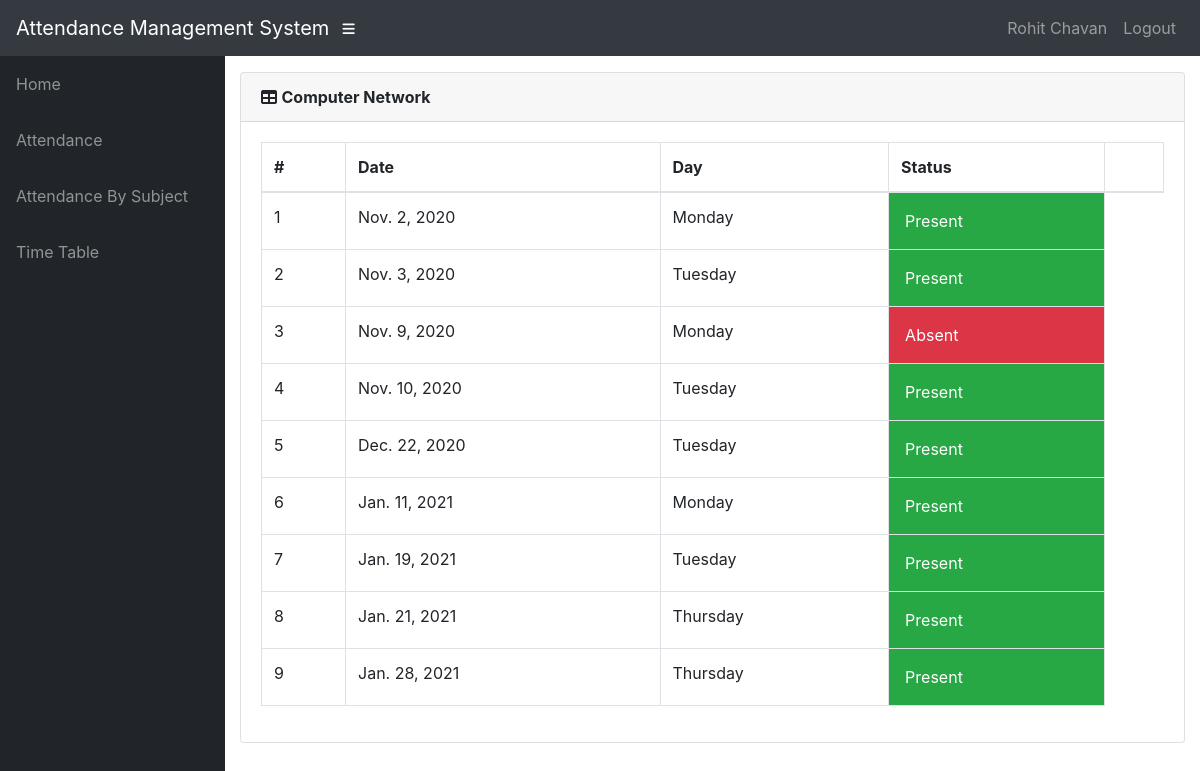
The page /info/student/tu3f1920001/CSC503/attendance/ (signed in) on the database its author committed.
### info/models.py (models this page shows, shortened)
class User(AbstractUser):
    @property
    def is_student(self):
        if hasattr(self, 'student'):
            return True
        return False

class Student(models.Model):
    user = models.OneToOneField(User, on_delete=models.CASCADE, null=True)
    class_id = models.ForeignKey(Class, on_delete=models.CASCADE, default=1)
    USN = models.CharField(primary_key='True', max_length=100)
    name = models.CharField(max_length=200)
    sex = models.CharField(max_length=50, choices=sex_choice, default='Male')
    DOB = models.DateField(default='1998-01-01')

class Course(models.Model):
    dept = models.ForeignKey(Dept, on_delete=models.CASCADE)
    id = models.CharField(primary_key='True', max_length=50)
    name = models.CharField(max_length=50)
    shortname = models.CharField(max_length=50, default='X')

class Attendance(models.Model):
    course = models.ForeignKey(Course, on_delete=models.CASCADE)
    student = models.ForeignKey(Student, on_delete=models.CASCADE)
    attendanceclass = models.ForeignKey(AttendanceClass, on_delete=models.CASCADE, default=1)
    date = models.DateField(default='2018-10-23')
    status = models.BooleanField(default='True')

### info/views.py (the view)
# urls.py: path('student/<slug:stud_id>/<slug:course_id>/attendance/', views.attendance_detail, name='attendance_detail'),
@login_required()
def attendance_detail(request, stud_id, course_id):
    stud = get_object_or_404(Student, USN=stud_id)
    cr = get_object_or_404(Course, id=course_id)
    att_list = Attendance.objects.filter(course=cr, student=stud).order_by('date')
    return render(request, 'info/att_detail.html', {'att_list': att_list, 'cr': cr})

### info/templates/info/att_detail.html (shortened to what this page needs)
{% extends 'info/base.html' %}
    {% block content %}
        <div class="card mb-3">
            <div class="card-header">
              <i class="fas fa-table"></i>
            <strong>{{ cr.name }}</strong></div>
            <div class="card-body">
              <div class="table-responsive">
                <table class="table table-bordered" id="dataTable" width="100%" cellspacing="0">
                  <thead>
                    <tr>
                        <th>#</th>
                        <th>Date</th>
                        <th>Day</th>
                        <th>Status</th>
                        <th></th>
                    </tr>
                  </thead>
                  <tbody>
                        {% for a in att_list %}
                        <tr class="row100 body">
                            <td>{{ forloop.counter }}</td>
                            <td>{{ a.date }}</td>
                            <td>{{ a.date|date:"l" }}</td>
                            {% if a.status %}
                            <td class="p-3 mb-2 bg-success text-white">Present </td>
                            {% else %}
                            <td class="p-3 mb-2 bg-danger text-white">Absent <span class="glyphicon glyphicon-thumbs-down"></span</td>
                            {% endif %}
                        </tr>
                    {% empty %}
                            <p>student has no attendance</p>
                    {% endfor %}
                  </tbody>
                </table>
              </div>
            </div>
          </div>
    {% endblock %}

### info/templates/info/base.html (shortened to what this page needs)
<!DOCTYPE html>
<html lang="en">
  <head>
      {% load static %}
    <link href="{% static '/info/bootstrap/vendor/bootstrap/css/bootstrap.min.css' %}" rel="stylesheet">
    <link href="{% static '/info/bootstrap/vendor/fontawesome-free/css/all.min.css' %}" rel="stylesheet" type="text/css">
    <link href="{% static '/info/bootstrap/vendor/datatables/dataTables.bootstrap4.css' %}" rel="stylesheet">
    <link href="{% static '/info/bootstrap/css/sb-admin.css' %}" rel="stylesheet">
  </head>
  <body id="page-top">
    <nav class="navbar navbar-expand navbar-dark bg-dark static-top">
      <a class="navbar-brand mr-1" href="{% url 'index' %}">Attendance Management System</a>
      <button class="btn btn-link btn-sm text-white order-1 order-sm-0" id="sidebarToggle" href="#">
        <i class="fas fa-bars"></i>
      </button>
        <div class="collapse navbar-collapse" id="navbarResponsive">
          <ul class="navbar-nav ml-auto">
            <li class="nav-item">
                {% if request.user.is_student %}
                    <a class="nav-link text-capitalize">{{ request.user.student.name }}</a>
                {% elif request.user.is_teacher %}
                    <a class="nav-link text-capitalize">{{ request.user.teacher.name }}</a>
                {% endif %}
            </li>
            <li class="nav-item">
                <a class="nav-link" href="#" data-toggle="modal" data-target="#logoutModal">Logout</a>
            </li>
          </ul>
        </div>
    </nav>
    <div id="wrapper">
      <ul class="sidebar navbar-nav">
            <li class="nav-item">
              <a class="nav-link" href="{% url 'index' %}">
                <span>Home</span>
              </a>
            </li>
        {% if request.user.is_student %}
            <li class="nav-item">
              <a class="nav-link" href="{% url 'attendance' request.user.student.USN %}">
                <span>Attendance</span>
              </a>
            </li>
            <li class="nav-item">
              <a class="nav-link" href="{% url 'attendance' request.user.student.USN %}">
                <span>Attendance By Subject</span>
              </a>
            </li>
              <li class="nav-item">
              <a class="nav-link" href="{% url 'timetable' request.user.student.class_id_id %}">
                <span>Time Table</span>
              </a>
            </li>
        {% endif %}
      </ul>
      <div id="content-wrapper">
        <div class="container-fluid">
            {% block content %}
            {% endblock %}
        </div>
      </div>
    </div>
  </body>
</html>

### rows shown on the page
User: user.student.name "Rohit Chavan"
Course: name "Computer Network"
Attendance: date "Nov. 2, 2020", date "Monday", status "Present"
Attendance: date "Nov. 3, 2020", date "Tuesday", status "Present"
Attendance: date "Nov. 9, 2020", date "Monday", status "Absent"
Attendance: date "Nov. 10, 2020", date "Tuesday", status "Present"
Attendance: date "Dec. 22, 2020", date "Tuesday", status "Present"
Attendance: date "Jan. 11, 2021", date "Monday", status "Present"
Attendance: date "Jan. 19, 2021", date "Tuesday", status "Present"
Attendance: date "Jan. 21, 2021", date "Thursday", status "Present"
Attendance: date "Jan. 28, 2021", date "Thursday", status "Present"
